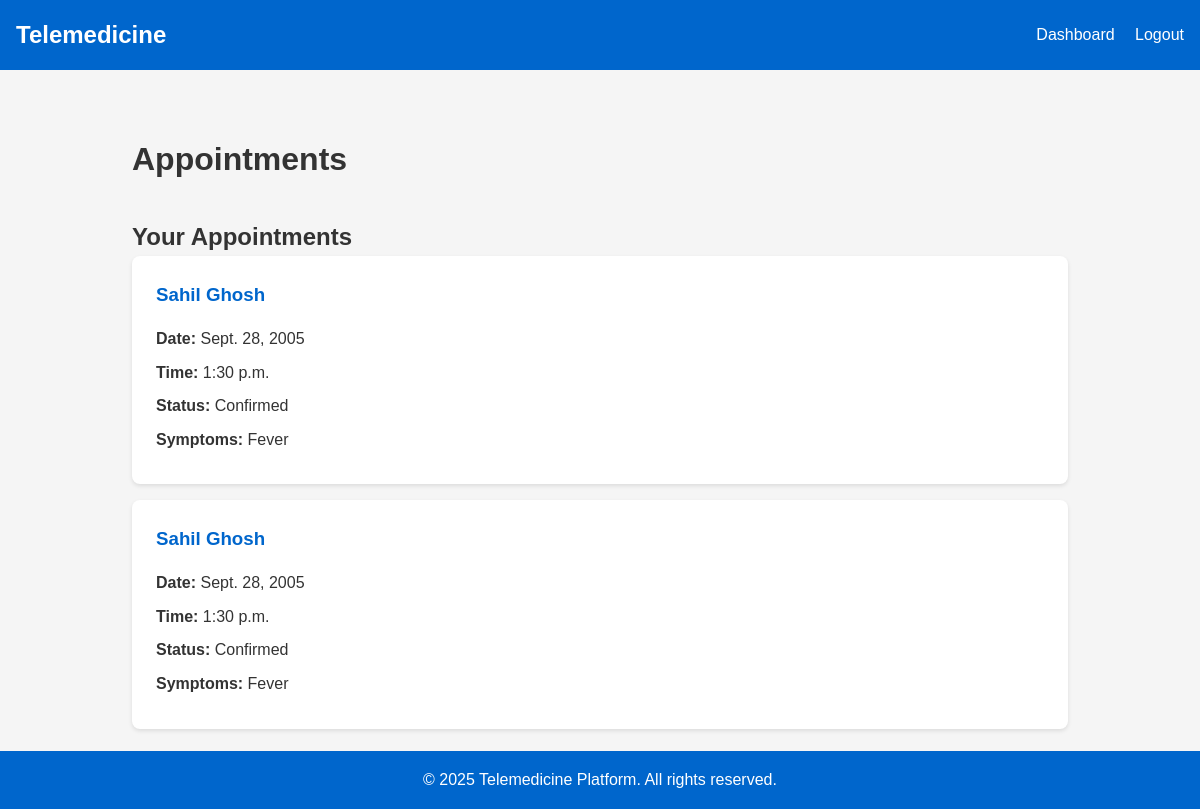
Page /appointments/ (signed in) on the committed database.
### core/models.py (models this page shows)
class Appointment(models.Model):
    STATUS_CHOICES = [
        ('pending', 'Pending'),
        ('confirmed', 'Confirmed'),
        ('cancelled', 'Cancelled'),
        ('completed', 'Completed'),
    ]
    doctor = models.ForeignKey(Doctor, on_delete=models.CASCADE)
    patient = models.ForeignKey(Patient, on_delete=models.CASCADE)
    date = models.DateField()
    time = models.TimeField()
    status = models.CharField(max_length=20, choices=STATUS_CHOICES, default='pending')
    symptoms = models.TextField(blank=True)
    diagnosis = models.TextField(blank=True)
    prescription = models.TextField(blank=True)
    meeting_link = models.URLField(blank=True)

class Patient(models.Model):
    user = models.OneToOneField(User, on_delete=models.CASCADE)
    date_of_birth = models.DateField(null=True, blank=True)
    blood_group = models.CharField(max_length=5, blank=True)
    medical_history = models.TextField(blank=True)
    emergency_contact = models.CharField(max_length=15, blank=True)

class User(AbstractUser):
    is_doctor = models.BooleanField(default=False)
    is_patient = models.BooleanField(default=True)
    phone_number = models.CharField(max_length=15, blank=True)
    address = models.TextField(blank=True)

### core/views.py (the view, shortened to what this page needs)
# urls.py: path("appointments/", views.AppointmentView.as_view(), name="appointments"),
@method_decorator(login_required, name='dispatch')
class AppointmentView(View):
    def get(self, request):
        if request.user.is_patient:
            appointments = Appointment.objects.filter(patient=request.user.patient)
            doctors = Doctor.objects.all()
            return render(request, 'appointments.html', {
                'appointments': appointments,
                'doctors': doctors
            })
        else:
            appointments = Appointment.objects.filter(doctor=request.user.doctor)
            return render(request, 'appointments.html', {'appointments': appointments})

### core/templates/appointments.html (shortened to what this page needs)
{% extends 'base.html' %}
{% block content %}
<div class="appointments-container">
    <h1>Appointments</h1>
    <div class="appointments-list">
        <h2>Your Appointments</h2>
        {% if appointments %}
            {% for appointment in appointments %}
                <div class="appointment-card">
                    {% if user.is_patient %}
                        <h3>Dr. {{ appointment.doctor.user.get_full_name|default:appointment.doctor.user.username }}</h3>
                        <p><strong>Specialization:</strong> {{ appointment.doctor.specialization }}</p>
                    {% else %}
                        <h3>{{ appointment.patient.user.get_full_name|default:appointment.patient.user.username }}</h3>
                    {% endif %}
                    <p><strong>Date:</strong> {{ appointment.date }}</p>
                    <p><strong>Time:</strong> {{ appointment.time }}</p>
                    <p><strong>Status:</strong> <span class="status {{ appointment.status }}">{{ appointment.status|title }}</span></p>
                    {% if appointment.symptoms %}
                        <p><strong>Symptoms:</strong> {{ appointment.symptoms }}</p>
                    {% endif %}
                </div>
            {% endfor %}
        {% else %}
            <p>No appointments found.</p>
        {% endif %}
    </div>
</div>
{% endblock %}

### core/static/css/style.css (style rules this page uses)
:root { --primary-color: #0066cc; --secondary-color: #004c99; --background-color: #f5f5f5; --text-color: #333333; }
* { margin: 0; padding: 0; box-sizing: border-box; }
body { font-family: Arial, sans-serif; line-height: 1.6; background-color: var(--background-color); color: var(--text-color); }

### core/templates/appointments.html (style rules this page uses)
.appointments-container { max-width: 1000px; margin: 0 auto; padding: 2rem; }
.appointments-list { margin-top: 2rem; }
.appointment-card { background: white; padding: 1.5rem; border-radius: 8px; box-shadow: 0 2px 4px rgba(0,0,0,0.1); margin-bottom: 1rem; }
.appointment-card h3 { margin-bottom: 1rem; color: var(--primary-color); }
.appointment-card p { margin-bottom: 0.5rem; }

### rows in the picture
Appointment: patient.user.get_full_name "Sahil Ghosh", date "Sept. 28, 2005", time "1:30 p.m.", status "Confirmed", symptoms "Fever"
Appointment: patient.user.get_full_name "Sahil Ghosh", date "Sept. 28, 2005", time "1:30 p.m.", status "Confirmed", symptoms "Fever"
